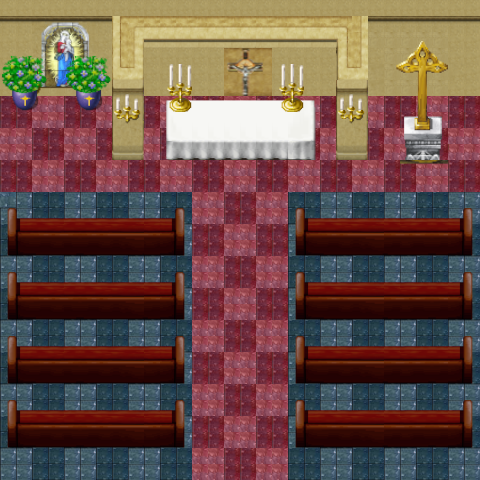

This game map was drawn from its Tiled (.tmx) file and the tilesets committed beside it. A one-line description and the trimmed map source follow:
An orthogonal 30x30 tile map with 16x16 px tiles, 3 tile layers (chão, Camada de Blocos 1, enfeites altar).

<map version="1.9" tiledversion="1.9.2" orientation="orthogonal" renderorder="right-down" width="30" height="30" tilewidth="16" tileheight="16" infinite="0" nextlayerid="4" nextobjectid="1">
 <tileset firstgid="1" name="tilesetIgreja" tilewidth="16" tileheight="16" tilecount="2304" columns="48">
  <image source="../tilesetIgreja.png" width="768" height="768" />
 </tileset>
 <layer id="3" name="chão" width="30" height="30">
  <data>[900 cells, 728 non-empty, 6 distinct tile ids]</data>
 </layer>
 <layer id="1" name="Camada de Blocos 1" width="30" height="30">
  <data>[900 cells, 548 non-empty, 125 distinct tile ids]</data>
 </layer>
 <layer id="2" name="enfeites altar" width="30" height="30">
  <data>[900 cells, 68 non-empty, 50 distinct tile ids]</data>
 </layer>
</map>